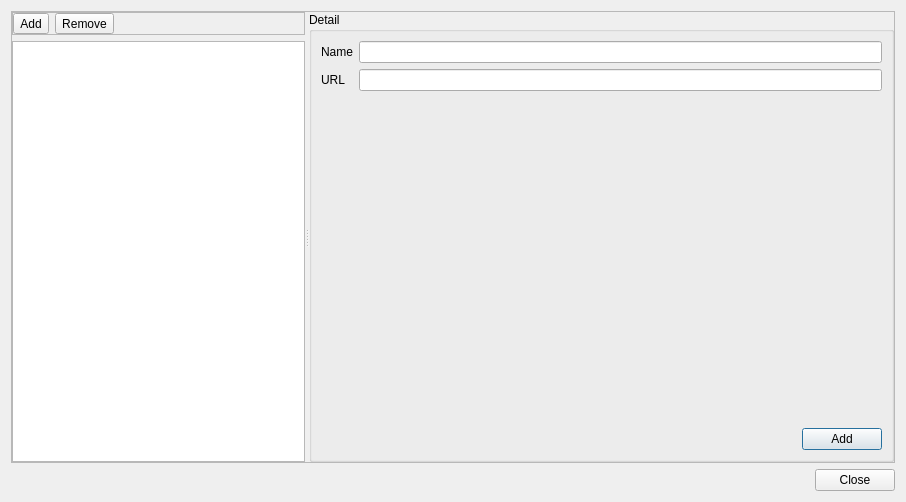
<?xml version="1.0" encoding="UTF-8"?>
<ui version="4.0">
 <class>GitRemoteDialog</class>
 <widget class="QDialog" name="GitRemoteDialog">
  <property name="geometry">
   <rect>
    <x>0</x>
    <y>0</y>
    <width>906</width>
    <height>502</height>
   </rect>
  </property>
  <property name="windowTitle">
   <string>Git Remote</string>
  </property>
  <layout class="QVBoxLayout" name="verticalLayout">
   <item>
    <widget class="QFrame" name="frame">
     <property name="sizePolicy">
      <sizepolicy hsizetype="Expanding" vsizetype="Expanding">
       <horstretch>0</horstretch>
       <verstretch>0</verstretch>
      </sizepolicy>
     </property>
     <property name="frameShape">
      <enum>QFrame::StyledPanel</enum>
     </property>
     <property name="frameShadow">
      <enum>QFrame::Raised</enum>
     </property>
     <layout class="QHBoxLayout" name="horizontalLayout_3">
      <property name="leftMargin">
       <number>0</number>
      </property>
      <property name="topMargin">
       <number>0</number>
      </property>
      <property name="rightMargin">
       <number>0</number>
      </property>
      <property name="bottomMargin">
       <number>0</number>
      </property>
      <item>
       <widget class="QSplitter" name="splitter">
        <property name="orientation">
         <enum>Qt::Horizontal</enum>
        </property>
        <widget class="QWidget" name="widget_2" native="true">
         <property name="sizePolicy">
          <sizepolicy hsizetype="Preferred" vsizetype="Preferred">
           <horstretch>1</horstretch>
           <verstretch>0</verstretch>
          </sizepolicy>
         </property>
         <layout class="QVBoxLayout" name="verticalLayout_2">
          <property name="leftMargin">
           <number>0</number>
          </property>
          <property name="topMargin">
           <number>0</number>
          </property>
          <property name="rightMargin">
           <number>0</number>
          </property>
          <property name="bottomMargin">
           <number>0</number>
          </property>
          <item>
           <widget class="QFrame" name="frame_2">
            <property name="frameShape">
             <enum>QFrame::StyledPanel</enum>
            </property>
            <property name="frameShadow">
             <enum>QFrame::Raised</enum>
            </property>
            <layout class="QHBoxLayout" name="horizontalLayout">
             <property name="leftMargin">
              <number>0</number>
             </property>
             <property name="topMargin">
              <number>0</number>
             </property>
             <property name="rightMargin">
              <number>0</number>
             </property>
             <property name="bottomMargin">
              <number>0</number>
             </property>
             <item>
              <widget class="QToolButton" name="btnAdd">
               <property name="toolTip">
                <string>Add Remote</string>
               </property>
               <property name="text">
                <string>Add</string>
               </property>
               <property name="icon">
                <iconset resource="../icons.qrc">
                 <normaloff>:/icons/images/newlook24/002-add.png</normaloff>:/icons/images/newlook24/002-add.png</iconset>
               </property>
              </widget>
             </item>
             <item>
              <widget class="QToolButton" name="btnRemove">
               <property name="toolTip">
                <string>Remove Remote</string>
               </property>
               <property name="text">
                <string>Remove</string>
               </property>
               <property name="icon">
                <iconset resource="../icons.qrc">
                 <normaloff>:/icons/images/newlook24/008-close.png</normaloff>:/icons/images/newlook24/008-close.png</iconset>
               </property>
              </widget>
             </item>
             <item>
              <spacer name="horizontalSpacer_2">
               <property name="orientation">
                <enum>Qt::Horizontal</enum>
               </property>
               <property name="sizeHint" stdset="0">
                <size>
                 <width>40</width>
                 <height>20</height>
                </size>
               </property>
              </spacer>
             </item>
            </layout>
           </widget>
          </item>
          <item>
           <widget class="QListWidget" name="lstRemotes">
            <property name="editTriggers">
             <set>QAbstractItemView::NoEditTriggers</set>
            </property>
            <property name="selectionBehavior">
             <enum>QAbstractItemView::SelectRows</enum>
            </property>
           </widget>
          </item>
         </layout>
        </widget>
        <widget class="QGroupBox" name="grpDetail">
         <property name="sizePolicy">
          <sizepolicy hsizetype="Expanding" vsizetype="Preferred">
           <horstretch>3</horstretch>
           <verstretch>0</verstretch>
          </sizepolicy>
         </property>
         <property name="title">
          <string>Detail</string>
         </property>
         <layout class="QGridLayout" name="gridLayout">
          <item row="0" column="1">
           <widget class="QLineEdit" name="txtName"/>
          </item>
          <item row="0" column="0">
           <widget class="QLabel" name="label">
            <property name="text">
             <string>Name</string>
            </property>
           </widget>
          </item>
          <item row="1" column="0">
           <widget class="QLabel" name="label_2">
            <property name="text">
             <string>URL</string>
            </property>
           </widget>
          </item>
          <item row="1" column="1">
           <widget class="QLineEdit" name="txtURL"/>
          </item>
          <item row="2" column="0">
           <spacer name="verticalSpacer">
            <property name="orientation">
             <enum>Qt::Vertical</enum>
            </property>
            <property name="sizeHint" stdset="0">
             <size>
              <width>20</width>
              <height>40</height>
             </size>
            </property>
           </spacer>
          </item>
          <item row="3" column="0" colspan="2">
           <widget class="QWidget" name="pnlProcess" native="true">
            <layout class="QHBoxLayout" name="horizontalLayout_4">
             <property name="leftMargin">
              <number>0</number>
             </property>
             <property name="topMargin">
              <number>0</number>
             </property>
             <property name="rightMargin">
              <number>0</number>
             </property>
             <property name="bottomMargin">
              <number>0</number>
             </property>
             <item>
              <spacer name="horizontalSpacer_3">
               <property name="orientation">
                <enum>Qt::Horizontal</enum>
               </property>
               <property name="sizeHint" stdset="0">
                <size>
                 <width>40</width>
                 <height>20</height>
                </size>
               </property>
              </spacer>
             </item>
             <item>
              <widget class="QPushButton" name="btnProcess">
               <property name="text">
                <string>Add</string>
               </property>
              </widget>
             </item>
            </layout>
           </widget>
          </item>
         </layout>
        </widget>
       </widget>
      </item>
     </layout>
    </widget>
   </item>
   <item>
    <widget class="QWidget" name="widget" native="true">
     <layout class="QHBoxLayout" name="horizontalLayout_2">
      <property name="leftMargin">
       <number>0</number>
      </property>
      <property name="topMargin">
       <number>0</number>
      </property>
      <property name="rightMargin">
       <number>0</number>
      </property>
      <property name="bottomMargin">
       <number>0</number>
      </property>
      <item>
       <spacer name="horizontalSpacer">
        <property name="orientation">
         <enum>Qt::Horizontal</enum>
        </property>
        <property name="sizeHint" stdset="0">
         <size>
          <width>781</width>
          <height>20</height>
         </size>
        </property>
       </spacer>
      </item>
      <item>
       <widget class="QPushButton" name="btnClose">
        <property name="text">
         <string>Close</string>
        </property>
       </widget>
      </item>
     </layout>
    </widget>
   </item>
  </layout>
 </widget>
 <resources>
  <include location="../icons.qrc"/>
 </resources>
 <connections/>
</ui>
